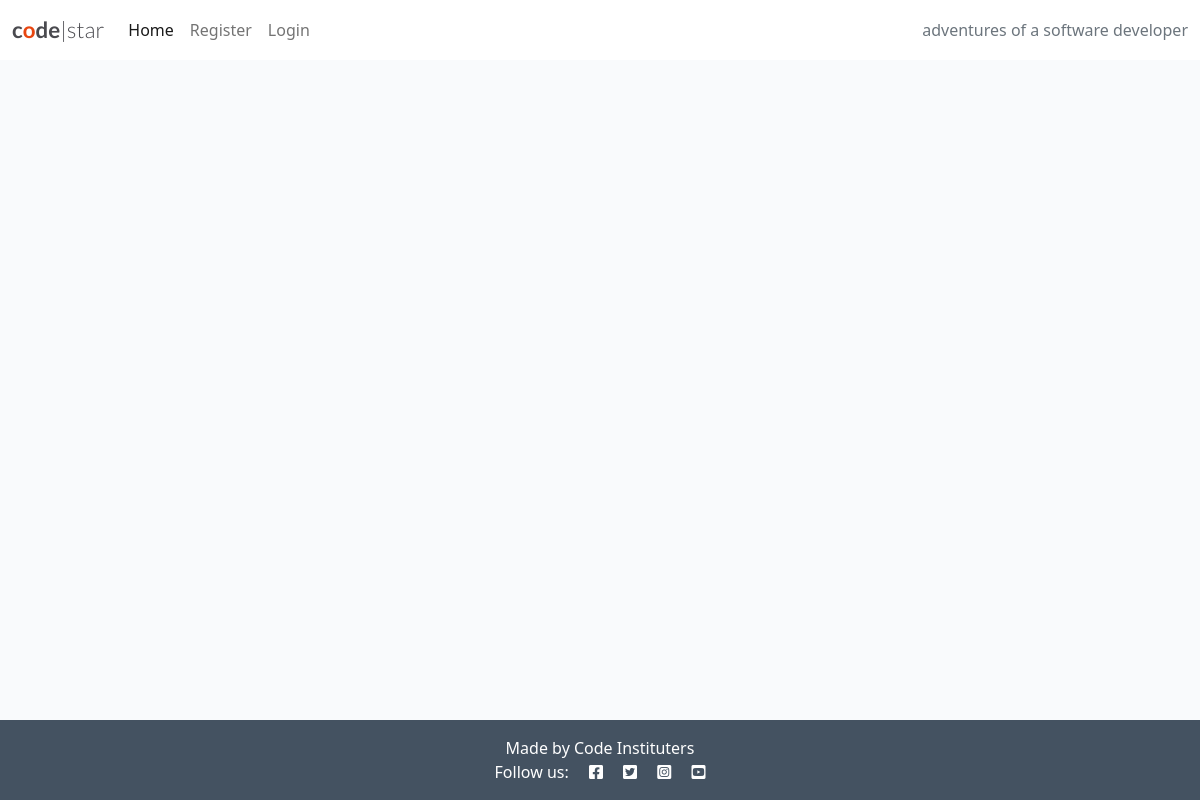
Before: / with the older database file.
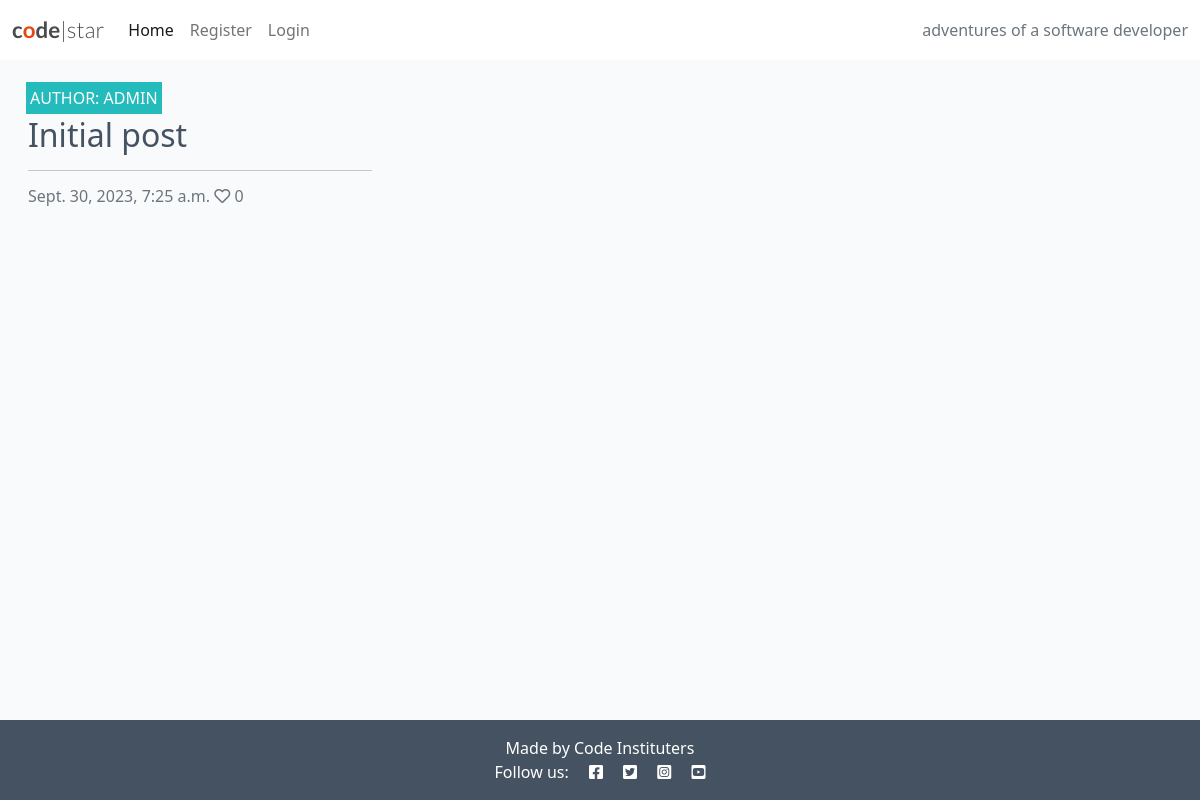
After: the same page with the newer database file.
### blog/models.py (models this page shows, shortened)
class Post(models.Model):
    title = models.CharField(max_length=200, unique=True)
    slug = models.SlugField(max_length=200, unique=True)
    author = models.ForeignKey(
        User, on_delete=models.CASCADE, related_name="blog_posts"
    )
    featured_image = CloudinaryField('image', default='placeholder')
    excerpt = models.TextField(blank=True)
    updated_on = models.DateTimeField(auto_now=True)
    content = models.TextField()
    created_on = models.DateTimeField(auto_now_add=True)
    status = models.IntegerField(choices=STATUS, default=0)
    likes = models.ManyToManyField(
        User, related_name='blogpost_like', blank=True)
    class Meta:
        ordering = ["-created_on"]
    def number_of_likes(self):
        return self.likes.count()

### blog/views.py (the view)
# urls.py: path('', views.PostList.as_view(), name='home'),
class PostList(generic.ListView):
    model = Post
    queryset = Post.objects.filter(status=1).order_by("-created_on")
    template_name = "index.html"
    paginate_by = 6

### templates/index.html (shortened to what this page needs)
{% extends "base.html" %}
{% block content %}
<div class="container-fluid">
    <div class="row">
        <div class="col-12 mt-3 left">
            <div class="row">
                {% for post in post_list %}
                <div class="col-md-4">
                    <div class="card mb-4">
                        <div class="card-body">
                            <div class="image-container">
                                <div class="image-flash">
                                    <p class="author">Author: {{ post.author }}</p>
                                </div>
                            </div>
                            <a href="{% url 'post_detail' post.slug  %}" class="post-link">
                                <h2 class="card-title">{{ post.title }}</h2>
                            </a>
                            <hr />
                            <p class="card-text text-muted h6">{{ post.created_on}} <i class="far fa-heart"></i>
                                {{ post.number_of_likes }}</p>
                        </div>
                    </div>
                </div>
                {% endfor %}
            </div>
        </div>
    </div>
</div>
{%endblock%}

### templates/base.html (shortened to what this page needs)
{% load static %}
<!DOCTYPE html>
<html class="h-100">
<head>
    <link rel="stylesheet" href="https://cdnjs.cloudflare.com/ajax/libs/font-awesome/5.15.3/css/all.min.css">
    <link href="https://cdn.jsdelivr.net/npm/bootstrap@5.0.1/dist/css/bootstrap.min.css" rel="stylesheet"
>
    <link rel="stylesheet" href="{% static 'css/style.css' %}">
</head>
<body class="d-flex flex-column h-100 main-bg">
    <nav class="navbar navbar-expand-lg navbar-light bg-white">
        <div class="container-fluid">
            <a class="navbar-brand" href="{% url 'home' %}"><span class="brand">c<span class="red-o">o</span>de<span
                        class="thin">|star</span></span></span></a>
            <div class="collapse navbar-collapse" id="navbarText">
                <ul class="navbar-nav me-auto mb-2 mb-lg-0">
                    <li class="nav-item">
                        <a class="nav-link active" aria-current="page" href="{% url 'home' %}">Home</a>
                    </li>
                    {% if user.is_authenticated %}
                    <li class="nav-item">
                        <a class="nav-link" href="{% url 'account_logout' %}">Logout</a>
                    </li>
                    {% else %}
                    <li class="nav-item">
                        <a class="nav-link" href="{% url 'account_signup' %}">Register</a>
                    </li>
                    <li class="nav-item">
                        <a class="nav-link" href="{% url 'account_login' %}">Login</a>
                    </li>
                    {% endif %}
                </ul>
                <span class="navbar-text text-muted">
                    adventures of a software developer
                </span>
            </div>
        </div>
    </nav>
    <main class="flex-shrink-0 main-bg">
        {% block content %}{% endblock content %}
    </main>
    <footer class="footer mt-auto py-3 dark-bg">
        <p class="m-0 text-center text-white">Made by Code Instituters</p>
        <p class="m-0 text-center text-white">Follow us: <i class="fab fa-facebook-square ms-3"></i>
            <i class="fab fa-twitter-square ms-3"></i>
            <i class="fab fa-instagram-square ms-3"></i>
            <i class="fab fa-youtube-square ms-3"></i></p>
    </footer>
</body>
</html>

### static/css/style.css (style rules this page uses)
body { background-color: #F9FAFC; }
.brand { font-family: Lato, sans-serif; font-size: 1.4rem; font-weight: 700; color: #4A4A4F; }
.red-o { color: #E84610; }
.thin { font-weight: 300; }
.dark-bg { background-color: #445261; }
.main-bg { background-color: #F9FAFC; }
.card { border: none; background-color: transparent; }
.image-container { position: relative; }
.image-flash { position: absolute; bottom: 5%; min-width: 30%; left: -2px; background-color: #23BBBB; }
.author { color: white; margin: 4px; text-transform: uppercase; }
.post-link { text-decoration: none; color: #445261; }

Changed rows visible on the page:
added Post: author "ADMIN", title "Initial post", created_on "Sept. 30, 2023, 7:25 a.m.", number_of_likes "0"
